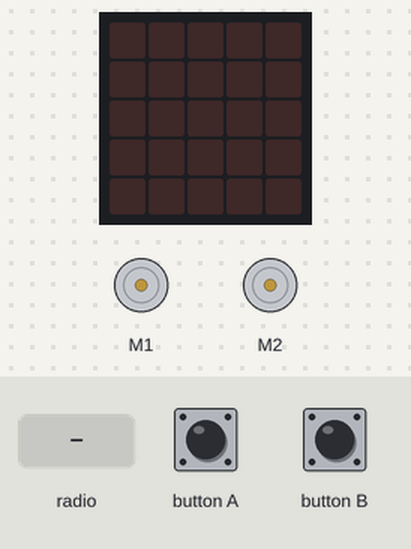
This program was run on a simulated BBC micro:bit (MakeCode). Shown: 2 × DC motor (green arrow = forward, orange = backward, longer = faster), the board's 5×5 LED display. Inputs (shaded band) come from the test bench.

Above: at 1.2 s.
1.3 s: radio message "eloigne" arrives
At 2.1 s:
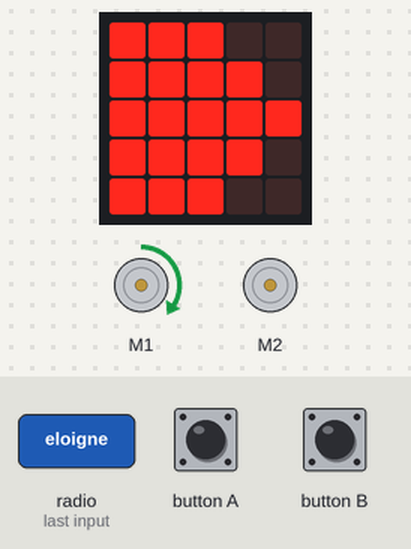
3.2 s: radio message "rapproche" arrives
At 4.8 s:
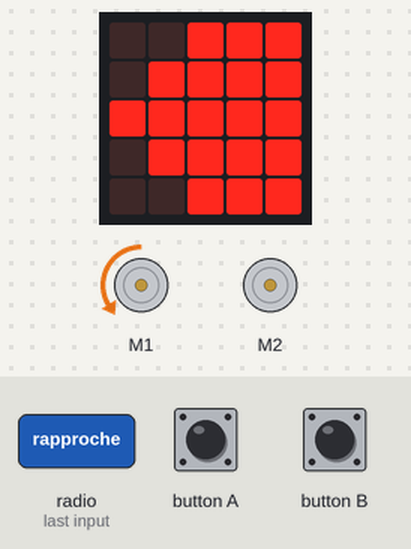
5.1 s: radio message "monte" arrives
At 5.9 s:
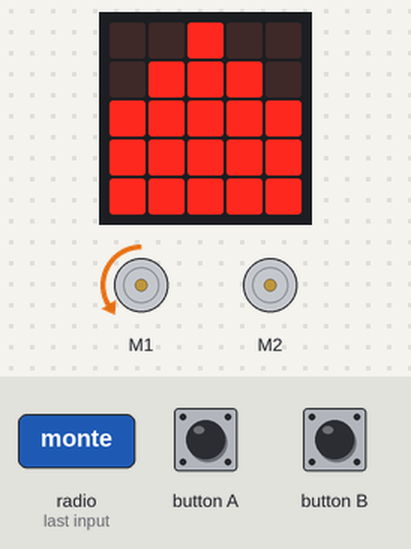
6.6 s: radio message "descend" arrives
At 7.1 s:
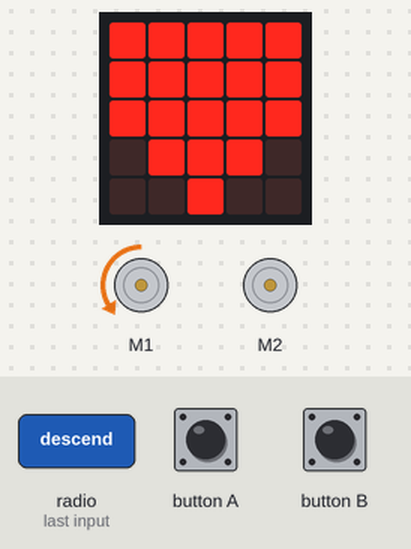
8.1 s: radio message "gauche" arrives
At 9.3 s:
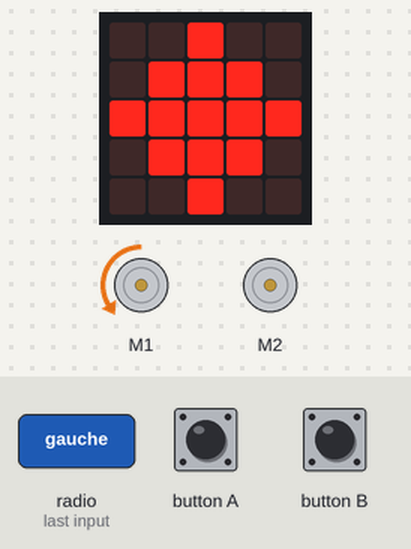
9.6 s: radio message "droite" arrives
At 10.5 s:
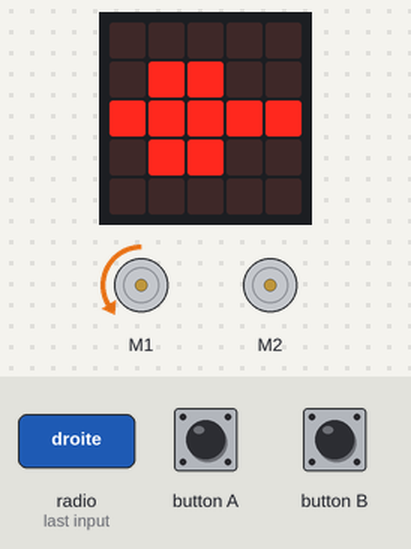
Timing chart, 0 to 12.1 s (numbered marks = the images above; inputs shaded):
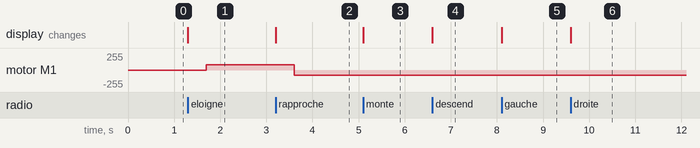

The program:

main.ts
```typescript
input.onButtonPressed(Button.A, function () {
    Kitronik_Move_Motor.motorOn(Kitronik_Move_Motor.Motors.MotorLeft, Kitronik_Move_Motor.MotorDirection.Forward, 30)
})
radio.onReceivedString(function (receivedString) {
    if (receivedString == "monte") {
        basic.showLeds(`
            . . # . .
            . # # # .
            # # # # #
            # # # # #
            # # # # #
            `)
    } else if (receivedString == "descend") {
        basic.showLeds(`
            # # # # #
            # # # # #
            # # # # #
            . # # # .
            . . # . .
            `)
    } else if (receivedString == "eloigne") {
        basic.showLeds(`
            # # # . .
            # # # # .
            # # # # #
            # # # # .
            # # # . .
            `)
        Kitronik_Move_Motor.motorOn(Kitronik_Move_Motor.Motors.MotorLeft, Kitronik_Move_Motor.MotorDirection.Forward, 30)
    } else if (receivedString == "rapproche") {
        basic.showLeds(`
            . . # # #
            . # # # #
            # # # # #
            . # # # #
            . . # # #
            `)
        Kitronik_Move_Motor.motorOn(Kitronik_Move_Motor.Motors.MotorLeft, Kitronik_Move_Motor.MotorDirection.Reverse, 30)
    } else if (receivedString == "gauche") {
        basic.showLeds(`
            . . # . .
            . # # # .
            # # # # #
            . # # # .
            . . # . .
            `)
    } else if (receivedString == "droite") {
        basic.showLeds(`
            . . . . .
            . # # . .
            # # # # #
            . # # . .
            . . . . .
            `)
    } else if (receivedString == "stop") {
        basic.showLeds(`
            . . # . .
            . . # . .
            # # # # #
            . . # . .
            . . # . .
            `)
    }
})
input.onButtonPressed(Button.B, function () {
    Kitronik_Move_Motor.motorOn(Kitronik_Move_Motor.Motors.MotorLeft, Kitronik_Move_Motor.MotorDirection.Reverse, 30)
})
radio.setGroup(1)
Kitronik_Move_Motor.stop()
```

test.ts
```typescript
// les tests vont ici ; cela ne sera pas compilé si ce paquet est utilisé en tant qu'extension.
```

Measured:
- after the input at 1.3 s, motor M1: stopped → forward 76/255 after 0.40 s; the display: changes at once (image 1)
- after the input at 3.2 s, motor M1: forward 76/255 → backward 76/255 after 0.40 s; the display: changes at once (image 2)
- after the input at 5.1 s, the display: changes at once (image 3)
- after the input at 6.6 s, the display: changes at once (image 4)
- after the input at 8.1 s, the display: changes at once (image 5)
- after the input at 9.6 s, the display: changes at once (image 6)
